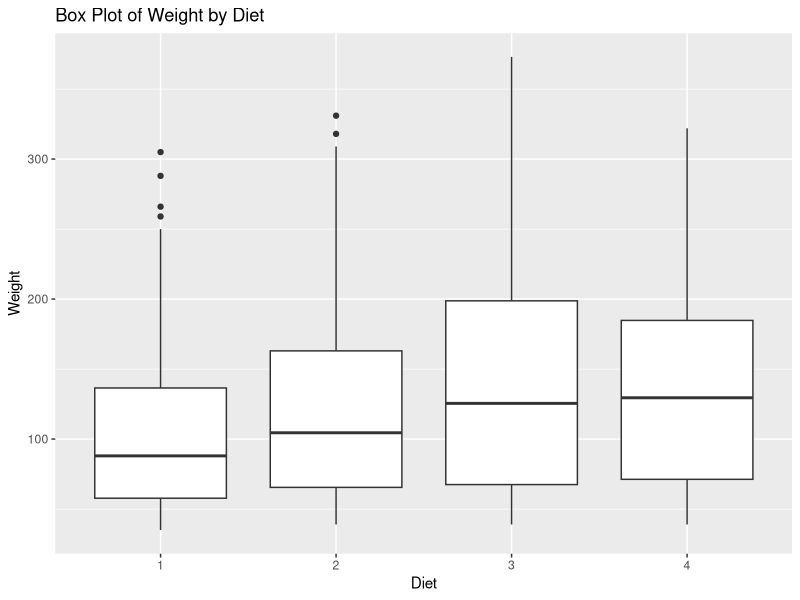
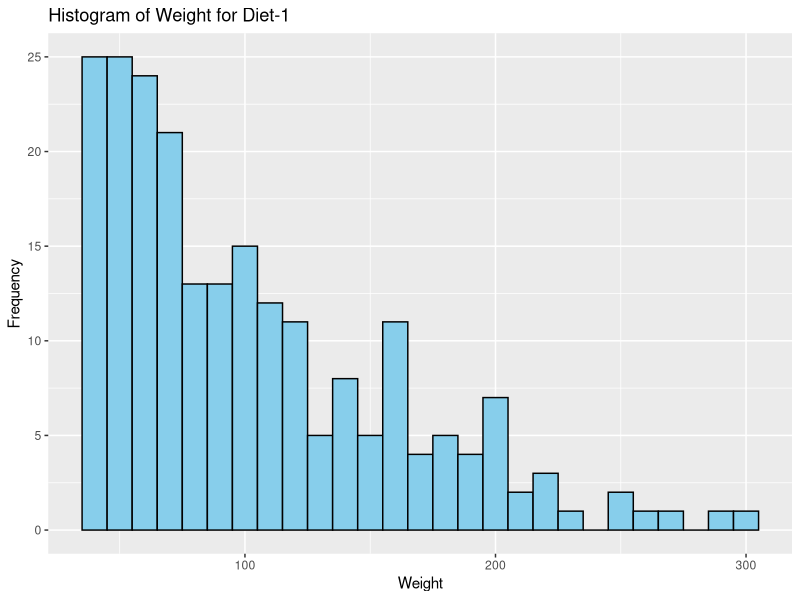
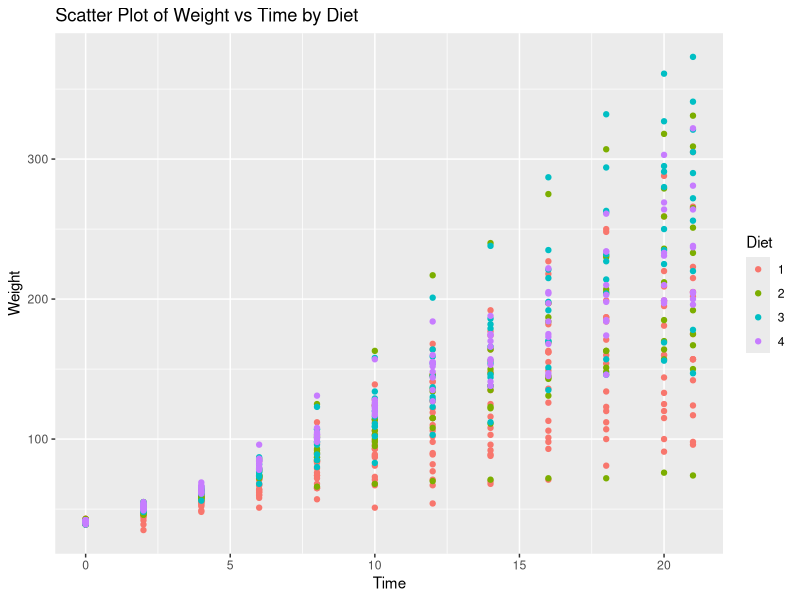

These figures' R source, in order:
library(ggplot2)
library(dplyr)
data("ChickWeight")
boxplot_plot <- ggplot(ChickWeight, aes(x = factor(Diet), y = weight)) +
  geom_boxplot() +
  labs(x = "Diet", y = "Weight", title = "Box Plot of Weight by Diet")
histogram_plot <- ChickWeight %>%
  filter(Diet == 1) %>%
  ggplot(aes(x = weight)) +
  geom_histogram(binwidth = 10, fill = "skyblue", color = "black") +
  labs(x = "Weight", y = "Frequency", title = "Histogram of Weight for Diet-1")
scatter_plot <- ggplot(ChickWeight, aes(x = Time, y = weight, color = factor(Diet))) +
  geom_point() +
  labs(x = "Time", y = "Weight", title = "Scatter Plot of Weight vs Time by Diet") +
  scale_color_discrete(name = "Diet")  
print(boxplot_plot)
print(histogram_plot)
print(scatter_plot) 